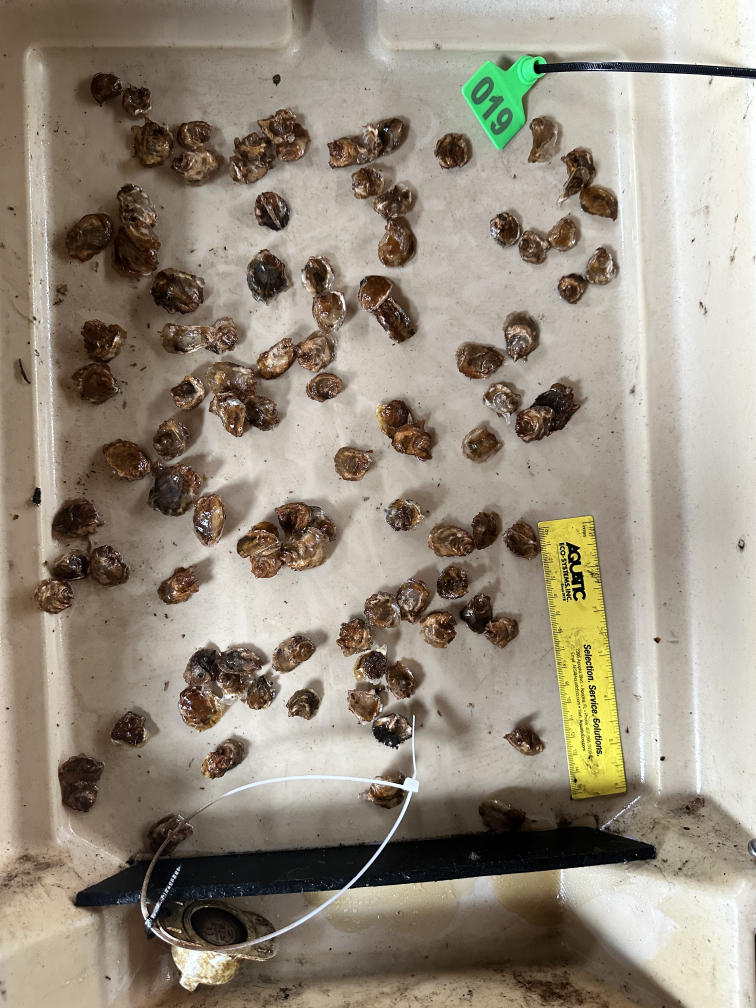
#> input picture data/images/juvenile-102.jpeg, 3024 x 4032 px (shown at 1/4 size)
$ python batch_process.py -i ../../data/images -o out
#> lines starting #> are read from the running program, lines starting #| are printed output that depends on the picture; after the words box and inside, x2 and y2 are one past the last pixel; in counts of white or black regions, pixels touching at a corner belong together
#> in count_oysters, image is the input picture: shape (4032, 3024, 3); mean B, G, R 125.9, 140.9, 150.4
### code/count-automation/oyster_counter.py
#!/usr/bin/env python3
"""
Oyster Counter - Machine Learning Pipeline for Counting Oysters in Images

This script uses computer vision techniques to detect and count oysters in photographs.
It employs adaptive thresholding, morphological operations, and contour detection.

Author: GitHub Copilot
Created: 2025-10-20
"""

import cv2
import numpy as np
from skimage import morphology, measure
from pathlib import Path
import json
import argparse
from typing import Tuple, Dict, List
import sys


class OysterCounter:
    """
    A class for detecting and counting oysters in images using computer vision.

    Attributes:
        params (dict): Dictionary of tunable parameters for the detection algorithm
    """

    def __init__(self, params: Dict = None):
        """
        Initialize the OysterCounter with detection parameters.

        Args:
            params: Dictionary of parameters. If None, uses default values.
        """
        self.params = params or self._default_params()

    @staticmethod
    def _default_params() -> Dict:
        """Return default detection parameters (internal use)."""
        return {
            'resize_factor': 0.25,  # Resize images for faster processing
            'blur_kernel': 5,  # Gaussian blur kernel size
            'adaptive_block_size': 101,  # Block size for adaptive threshold
            'adaptive_c': 10,  # Constant subtracted from mean in adaptive threshold
            'morph_kernel_size': 5,  # Morphological operation kernel size
            'min_area': 500,  # Minimum contour area (in resized image)
            'max_area': 50000,  # Maximum contour area (in resized image)
            'circularity_threshold': 0.3,  # Minimum circularity (0-1)
            'aspect_ratio_max': 3.0,  # Maximum aspect ratio
        }

    # [9 lines left out: function get_default_params, not called in this run]

    def preprocess_image(self, image: np.ndarray) -> np.ndarray:
        """
        Preprocess the image for oyster detection.

        Args:
            image: Input BGR image from OpenCV

        Returns:
            Preprocessed grayscale image
        """
        # Resize for faster processing
        scale = self.params['resize_factor']
        resized = cv2.resize(image, None, fx=scale, fy=scale,
                            interpolation=cv2.INTER_AREA)

        # Convert to grayscale
        gray = cv2.cvtColor(resized, cv2.COLOR_BGR2GRAY)
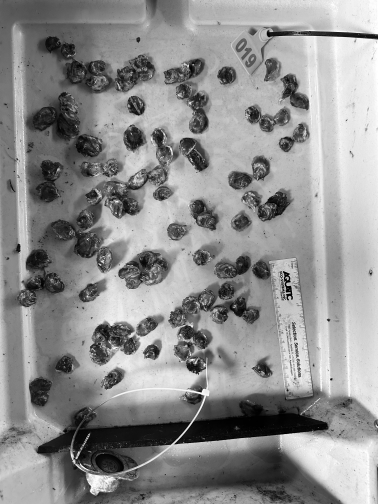
#> gray: shape (1008, 756) (shown at 1/2 size); min 0, max 255, mean 142

        # Apply Gaussian blur to reduce noise
        blurred = cv2.GaussianBlur(gray,
                                   (self.params['blur_kernel'],
                                    self.params['blur_kernel']), 0)

        return blurred

    def detect_oysters(self, preprocessed: np.ndarray) -> Tuple[List, np.ndarray]:
        """
        Detect oysters in preprocessed image using contour detection.

        Args:
            preprocessed: Preprocessed grayscale image

        Returns:
            Tuple of (list of contours, binary mask)
        """
        # Adaptive thresholding to handle varying lighting
        binary = cv2.adaptiveThreshold(
            preprocessed,
            255,
            cv2.ADAPTIVE_THRESH_GAUSSIAN_C,
            cv2.THRESH_BINARY_INV,
            self.params['adaptive_block_size'],
            self.params['adaptive_c']
        )
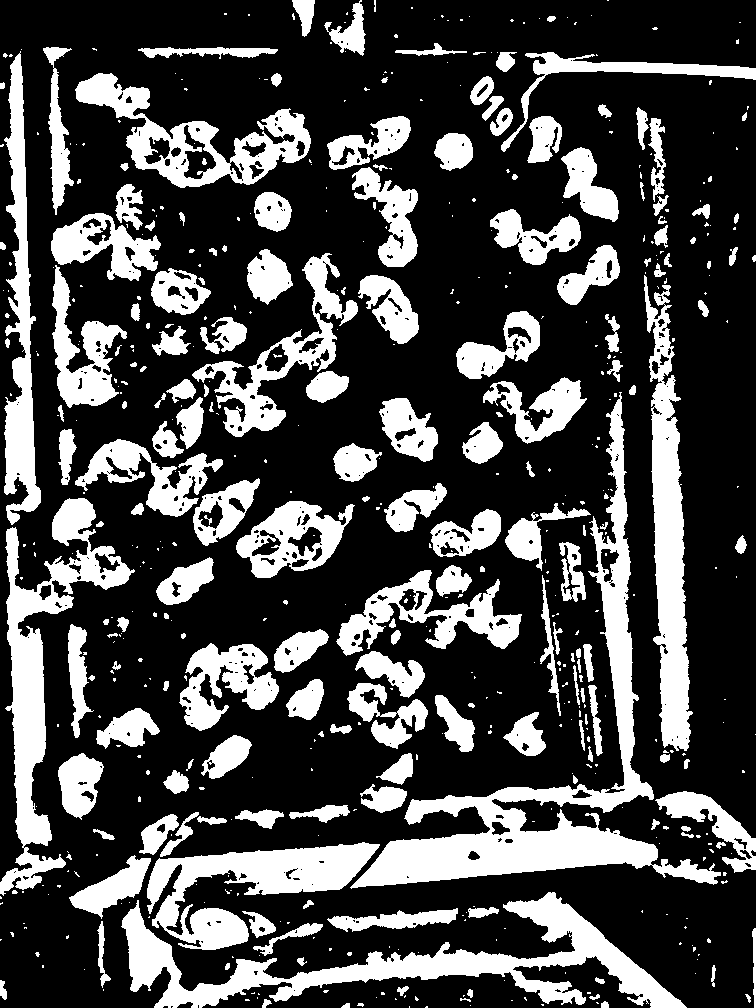
#> binary: shape (1008, 756); 28.2% white; 571 white regions (378 under 20 px), largest, box (x1, y1, x2, y2) and area: (350, 392, 721, 889) 23419, (121, 892, 687, 1008) 16776, (0, 498, 135, 896) 13033

        # Morphological operations to clean up the binary image
        kernel = cv2.getStructuringElement(
            cv2.MORPH_ELLIPSE,
            (self.params['morph_kernel_size'], self.params['morph_kernel_size'])
        )

        # Opening to remove small noise
        opened = cv2.morphologyEx(binary, cv2.MORPH_OPEN, kernel, iterations=2)
#> opened: shape (1008, 756); 22.7% white; 177 white regions, largest, box (x1, y1, x2, y2) and area: (357, 808, 658, 887) 11373, (276, 892, 685, 1008) 10104, (652, 383, 690, 749) 9359

        # Closing to fill small holes
        closed = cv2.morphologyEx(opened, cv2.MORPH_CLOSE, kernel, iterations=2)
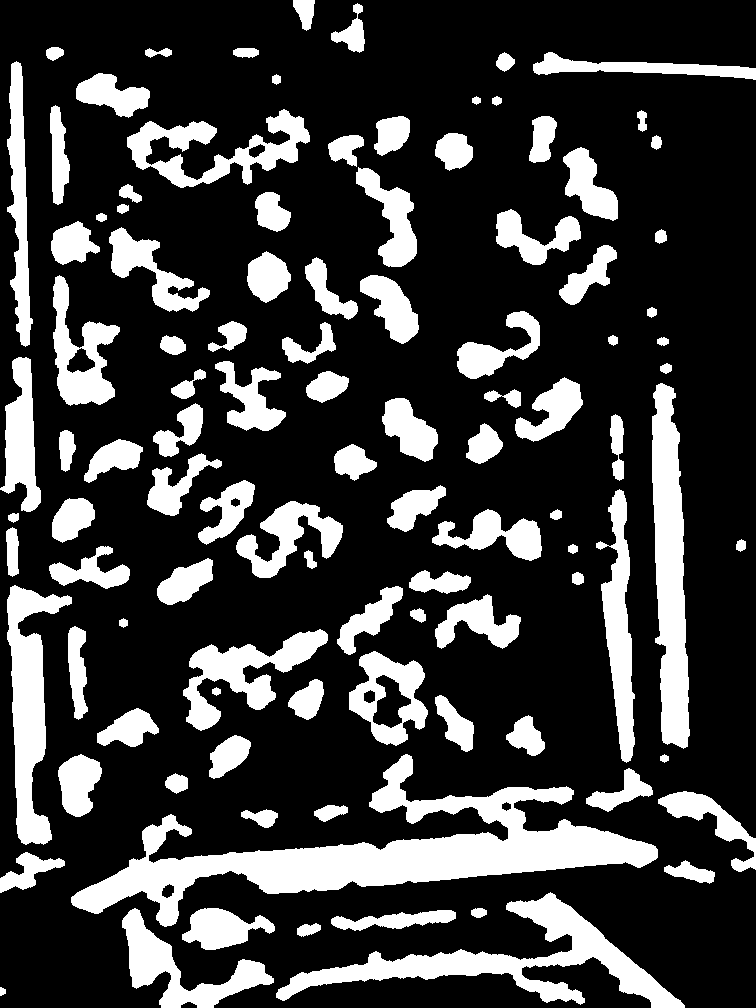
#> closed: shape (1008, 756); 23.8% white; 105 white regions

        # Find contours
        contours, _ = cv2.findContours(closed, cv2.RETR_EXTERNAL,
                                       cv2.CHAIN_APPROX_SIMPLE)
#> contours = 105 contours; largest, box (x1, y1, x2, y2) and area: (71, 754, 658, 927) 26189, (276, 892, 685, 1008) 10720, (652, 383, 690, 749) 9121, (7, 585, 72, 845) 7020, (127, 109, 310, 188) 5109

        # Filter contours based on size and shape
        valid_contours = []
        for contour in contours:
            area = cv2.contourArea(contour)

            # Filter by area
            if area < self.params['min_area'] or area > self.params['max_area']:
                continue

            # Calculate shape features
            perimeter = cv2.arcLength(contour, True)
            if perimeter == 0:
                continue

            # Circularity: 4π*area/perimeter²
            circularity = 4 * np.pi * area / (perimeter * perimeter)

            if circularity < self.params['circularity_threshold']:
                continue

            # Check aspect ratio
            x, y, w, h = cv2.boundingRect(contour)
            aspect_ratio = max(w, h) / min(w, h) if min(w, h) > 0 else 0

            if aspect_ratio > self.params['aspect_ratio_max']:
                continue

            valid_contours.append(contour)
#> this loop made 105 passes
#> (area, perimeter, circularity, x, y, w, h, aspect_ratio) on passes 5, 8, 14, 17, 18, 19, 20, 21: (2166.5, 263.4, 0.392, 182, 908, 93, 42, 2.21), (563, 132.6, 0.403, 664, 860, 51, 24, 2.12), (1073.5, 195.4, 0.353, 586, 768, 67, 44, 1.52), (1837, 186, 0.667, 58, 754, 44, 63, 1.43), (1067, 142.4, 0.662, 209, 735, 42, 44, 1.05), (870, 133.1, 0.618, 506, 715, 39, 41, 1.05), (1318, 180.5, 0.508, 97, 708, 62, 39, 1.59), (1026.5, 163, 0.486, 435, 695, 39, 57, 1.46)
#> after the loop, valid_contours = 38 contours; largest, box (x1, y1, x2, y2) and area: (349, 651, 428, 746) 4664, (356, 167, 417, 267) 2548, (182, 908, 275, 950) 2166, (360, 275, 419, 344) 2060, (515, 377, 583, 442) 2058

        return valid_contours, closed

    def count_oysters(self, image_path: str) -> Tuple[int, np.ndarray]:
        """
        Count oysters in an image.

        Args:
            image_path: Path to the image file

        Returns:
            Tuple of (count, visualization image)
        """
        # Read image
        image = cv2.imread(image_path)
        if image is None:
            raise ValueError(f"Could not read image: {image_path}")

        # Preprocess
        preprocessed = self.preprocess_image(image)

        # Detect oysters
        contours, binary_mask = self.detect_oysters(preprocessed)
#> contours has the same summary as valid_contours in detect_oysters

        # Create visualization
        vis = self.visualize_results(image, contours)

        return len(contours), vis

    def visualize_results(self, original_image: np.ndarray,
                         contours: List, show_contours: bool = True) -> np.ndarray:
        """
        Create a visualization of detection results.

        Args:
            original_image: Original BGR image
            contours: List of detected contours (in resized coordinates)
            show_contours: Whether to draw contours on the image

        Returns:
            Visualization image
        """
#> called with show_contours = True
        # Create a copy for visualization
        scale = self.params['resize_factor']
        vis = cv2.resize(original_image, None, fx=scale, fy=scale,
                        interpolation=cv2.INTER_AREA)

        if show_contours and len(contours) > 0:
            # Draw contours in green
            cv2.drawContours(vis, contours, -1, (0, 255, 0), 2)
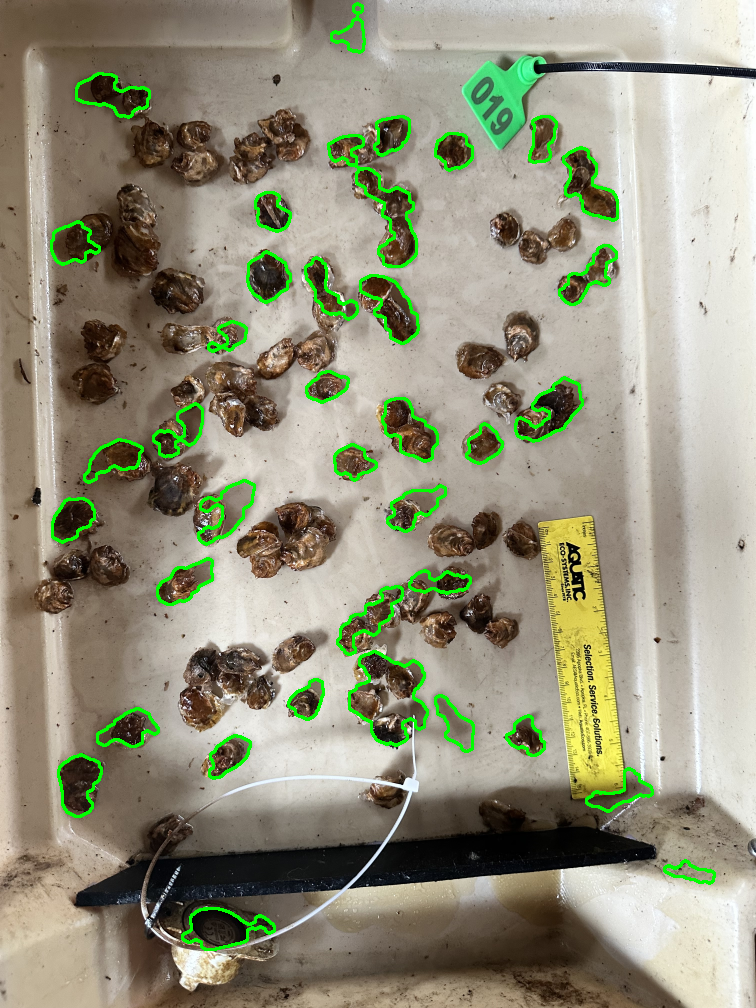
#> vis: shape (1008, 756, 3); mean B, G, R 123.5, 145.6, 147

            # Draw bounding boxes and labels
            for i, contour in enumerate(contours):
                x, y, w, h = cv2.boundingRect(contour)
                cv2.rectangle(vis, (x, y), (x + w, y + h), (0, 255, 0), 2)
                cv2.putText(vis, str(i + 1), (x, y - 10),
                           cv2.FONT_HERSHEY_SIMPLEX, 0.5, (0, 255, 0), 2)
#> this loop made 38 passes
#> (x, y, w, h) on passes 1 to 8: (182, 908, 93, 42), (664, 860, 51, 24), (586, 768, 67, 44), (58, 754, 44, 63), (209, 735, 42, 44), (506, 715, 39, 41), (97, 708, 62, 39), (435, 695, 39, 57)
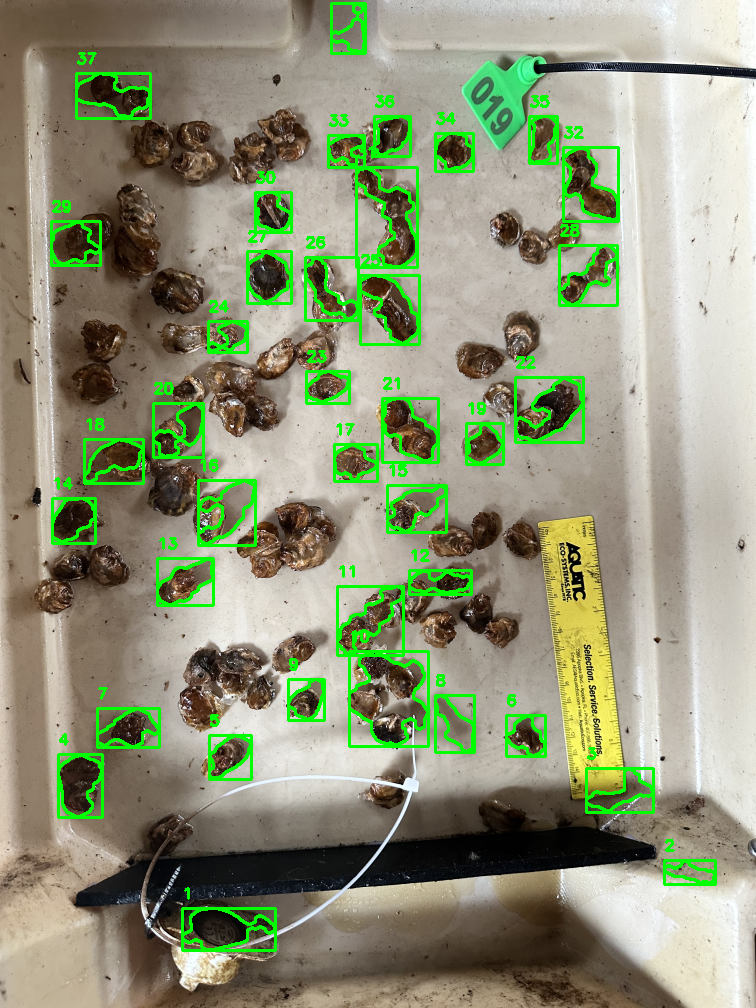
#> vis: shape (1008, 756, 3); 3.05% of pixels changed, all inside (x1, y1, x2, y2) = (50, 2, 717, 952)

        # Add count text
        count_text = f"Count: {len(contours)}"
#> count_text = 'Count: 38'
        cv2.putText(vis, count_text, (10, 30),
                   cv2.FONT_HERSHEY_SIMPLEX, 1, (0, 255, 0), 2)
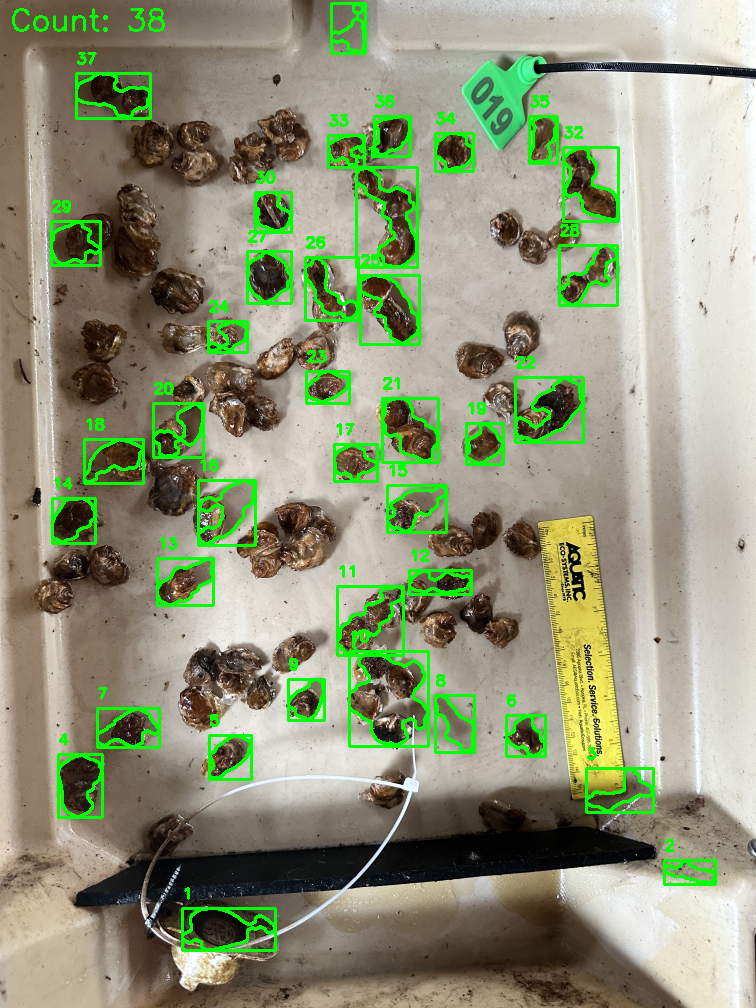
#> vis: shape (1008, 756, 3); 0.13% of pixels changed, all inside (x1, y1, x2, y2) = (12, 8, 165, 32)

        return vis


# [160 lines left out: functions parse_filename, evaluate_on_dataset, main, not called in this run]


# [2 lines that do not run on import are left out]

### code/count-automation/batch_process.py
#!/usr/bin/env python3
"""
Batch Processing Utility for Oyster Counter

Process multiple images and generate a summary report.

Author: GitHub Copilot
Created: 2025-10-20
"""

import argparse
import json
from pathlib import Path
import pandas as pd
from oyster_counter import OysterCounter
import cv2
import sys


def batch_process(input_dir: str, output_dir: str, params_file: str = None,
                 generate_vis: bool = True) -> pd.DataFrame:
    """
    Process all images in a directory and generate summary report.

    Args:
        input_dir: Directory containing images to process
        output_dir: Directory to save results
        params_file: Optional JSON file with custom parameters
        generate_vis: Whether to generate visualization images

    Returns:
        DataFrame with results for all images
    """
    # Load parameters if provided
    params = None
    if params_file:
        with open(params_file, 'r') as f:
            params = json.load(f)

    # Create counter
    counter = OysterCounter(params)

    # Create output directory
    output_path = Path(output_dir)
    output_path.mkdir(parents=True, exist_ok=True)

    # Find all image files
    input_path = Path(input_dir)
    image_extensions = ['*.jpg', '*.jpeg', '*.png', '*.JPG', '*.JPEG', '*.PNG']
    image_files = []
    for ext in image_extensions:
        image_files.extend(input_path.glob(ext))

    if not image_files:
        print(f"No images found in {input_dir}")
        return pd.DataFrame()

    print(f"Found {len(image_files)} images to process")
    print("="*60)

    results = []

    for i, img_file in enumerate(sorted(image_files)):
        try:
            print(f"\nProcessing {i+1}/{len(image_files)}: {img_file.name}")

            # Count oysters
            count, vis_image = counter.count_oysters(str(img_file))
#> count = 38

            print(f"  Detected: {count} oysters")
#|   Detected: 38 oysters

            results.append({
                'filename': img_file.name,
                'count': count,
                'image_path': str(img_file.absolute())
            })

            # Save visualization if requested
            if generate_vis:
                vis_file = output_path / f"detected_{img_file.name}"
                cv2.imwrite(str(vis_file), vis_image)
                print(f"  Saved visualization: {vis_file.name}")

        except Exception as e:
            print(f"  Error processing {img_file.name}: {e}")
            results.append({
                'filename': img_file.name,
                'count': -1,
                'error': str(e),
                'image_path': str(img_file.absolute())
            })

    # Create DataFrame
    df = pd.DataFrame(results)

    # Save to CSV
    csv_file = output_path / 'batch_results.csv'
    df.to_csv(csv_file, index=False)
    print(f"\n{'='*60}")
    print(f"Results saved to: {csv_file}")

    # Save to JSON
    json_file = output_path / 'batch_results.json'
    with open(json_file, 'w') as f:
        json.dump(results, f, indent=2)
    print(f"Results saved to: {json_file}")

    # Print summary statistics
    if len(df[df['count'] >= 0]) > 0:
        print(f"\n{'='*60}")
        print("SUMMARY STATISTICS")
        print(f"{'='*60}")
        print(f"Total images processed: {len(df)}")
#| Total images processed: 2
        print(f"Successful: {len(df[df['count'] >= 0])}")
#| Successful: 2
        print(f"Failed: {len(df[df['count'] < 0])}")
#| Failed: 0

        valid_counts = df[df['count'] >= 0]['count']
        if len(valid_counts) > 0:
            print(f"\nOyster Count Statistics:")
            print(f"  Mean: {valid_counts.mean():.1f}")
#|   Mean: 38.5
            print(f"  Median: {valid_counts.median():.1f}")
#|   Median: 38.5
            print(f"  Min: {valid_counts.min()}")
#|   Min: 38
            print(f"  Max: {valid_counts.max()}")
#|   Max: 39
            print(f"  Std Dev: {valid_counts.std():.1f}")
#|   Std Dev: 0.7

    return df


def main():
    """Main function for command-line interface."""
    parser = argparse.ArgumentParser(
        description='Batch process images for oyster counting'
    )
    parser.add_argument('--input', '-i', required=True,
                       help='Input directory containing images')
    parser.add_argument('--output', '-o', required=True,
                       help='Output directory for results')
    parser.add_argument('--params', '-p',
                       help='JSON file with custom parameters')
    parser.add_argument('--no-vis', action='store_true',
                       help='Skip generating visualization images')

    args = parser.parse_args()

    print("Oyster Counter - Batch Processing")
    print("="*60)
    print(f"Input directory: {args.input}")
    print(f"Output directory: {args.output}")
    if args.params:
        print(f"Parameters file: {args.params}")
    print()

    # Process images
    df = batch_process(
        args.input,
        args.output,
        args.params,
        generate_vis=not args.no_vis
    )

    if len(df) == 0:
        print("No images were processed successfully.")
        sys.exit(1)

    print("\nBatch processing complete!")


if __name__ == '__main__':
    main()
